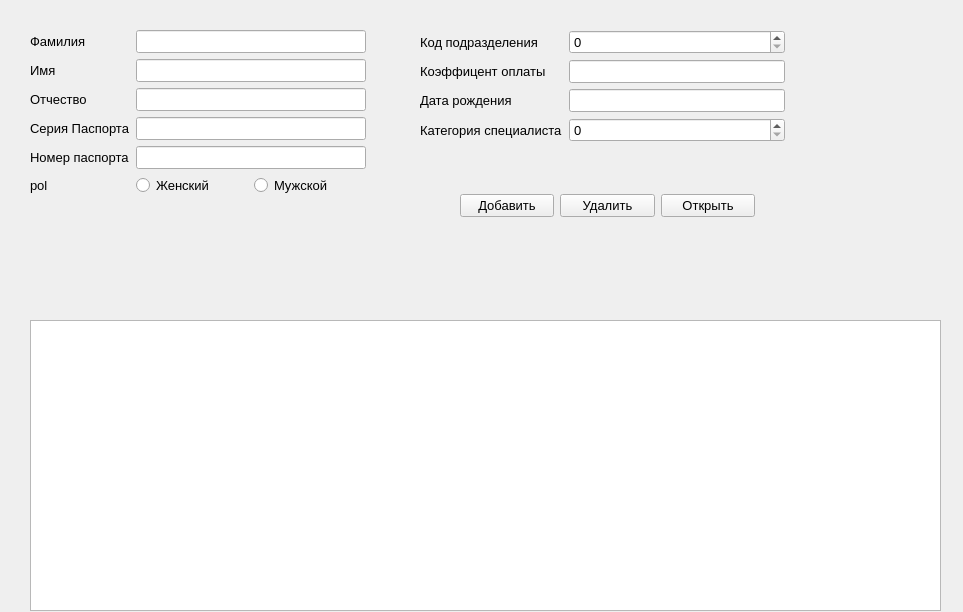
<?xml version="1.0" encoding="UTF-8"?>
<ui version="4.0">
 <class>Form</class>
 <widget class="QWidget" name="Form">
  <property name="geometry">
   <rect>
    <x>0</x>
    <y>0</y>
    <width>963</width>
    <height>612</height>
   </rect>
  </property>
  <property name="font">
   <font>
    <pointsize>10</pointsize>
   </font>
  </property>
  <property name="windowTitle">
   <string>sotrudnik</string>
  </property>
  <widget class="QWidget" name="layoutWidget">
   <property name="geometry">
    <rect>
     <x>460</x>
     <y>190</y>
     <width>295</width>
     <height>32</height>
    </rect>
   </property>
   <layout class="QHBoxLayout" name="horizontalLayout_2">
    <item>
     <widget class="QPushButton" name="pushButton_2">
      <property name="text">
       <string>Добавить</string>
      </property>
     </widget>
    </item>
    <item>
     <widget class="QPushButton" name="pushButton_3">
      <property name="text">
       <string>Удалить</string>
      </property>
     </widget>
    </item>
    <item>
     <widget class="QPushButton" name="pushButton">
      <property name="text">
       <string>Открыть</string>
      </property>
     </widget>
    </item>
   </layout>
  </widget>
  <widget class="QTableWidget" name="tableWidget">
   <property name="geometry">
    <rect>
     <x>30</x>
     <y>320</y>
     <width>911</width>
     <height>291</height>
    </rect>
   </property>
  </widget>
  <widget class="QWidget" name="">
   <property name="geometry">
    <rect>
     <x>30</x>
     <y>30</y>
     <width>336</width>
     <height>371</height>
    </rect>
   </property>
   <layout class="QFormLayout" name="formLayout">
    <item row="1" column="0">
     <widget class="QLabel" name="label">
      <property name="text">
       <string>Фамилия</string>
      </property>
     </widget>
    </item>
    <item row="1" column="1">
     <widget class="QLineEdit" name="leFamilia"/>
    </item>
    <item row="2" column="0">
     <widget class="QLabel" name="label_2">
      <property name="text">
       <string>Имя</string>
      </property>
     </widget>
    </item>
    <item row="2" column="1">
     <widget class="QLineEdit" name="leImia"/>
    </item>
    <item row="3" column="1">
     <widget class="QLineEdit" name="LeOtchestvo"/>
    </item>
    <item row="4" column="1">
     <widget class="QLineEdit" name="LeSeria"/>
    </item>
    <item row="5" column="1">
     <widget class="QLineEdit" name="leNomerPass"/>
    </item>
    <item row="6" column="1">
     <layout class="QHBoxLayout" name="horizontalLayout">
      <item>
       <widget class="QRadioButton" name="rbFemale">
        <property name="text">
         <string>Женский</string>
        </property>
       </widget>
      </item>
      <item>
       <widget class="QRadioButton" name="rbMale">
        <property name="text">
         <string>Мужской</string>
        </property>
       </widget>
      </item>
     </layout>
    </item>
    <item row="3" column="0">
     <widget class="QLabel" name="label_4">
      <property name="text">
       <string>Отчество</string>
      </property>
     </widget>
    </item>
    <item row="4" column="0">
     <widget class="QLabel" name="label_5">
      <property name="text">
       <string>Серия Паспорта</string>
      </property>
     </widget>
    </item>
    <item row="5" column="0">
     <widget class="QLabel" name="label_6">
      <property name="text">
       <string>Номер паспорта</string>
      </property>
     </widget>
    </item>
    <item row="6" column="0">
     <widget class="QLabel" name="label_9">
      <property name="text">
       <string>pol</string>
      </property>
     </widget>
    </item>
   </layout>
  </widget>
  <widget class="QWidget" name="">
   <property name="geometry">
    <rect>
     <x>420</x>
     <y>30</y>
     <width>365</width>
     <height>131</height>
    </rect>
   </property>
   <layout class="QFormLayout" name="formLayout_2">
    <item row="0" column="0">
     <widget class="QLabel" name="label_7">
      <property name="text">
       <string>Код подразделения</string>
      </property>
     </widget>
    </item>
    <item row="0" column="1">
     <widget class="QSpinBox" name="spinBox"/>
    </item>
    <item row="1" column="0">
     <widget class="QLabel" name="label_8">
      <property name="text">
       <string>Коэффицент оплаты</string>
      </property>
     </widget>
    </item>
    <item row="1" column="1">
     <widget class="QLineEdit" name="leLeKoefOpl"/>
    </item>
    <item row="2" column="0">
     <widget class="QLabel" name="label_11">
      <property name="text">
       <string>Дата рождения</string>
      </property>
     </widget>
    </item>
    <item row="2" column="1">
     <widget class="QLineEdit" name="leDataRozch"/>
    </item>
    <item row="3" column="0">
     <widget class="QLabel" name="label_10">
      <property name="text">
       <string>Категория специалиста</string>
      </property>
     </widget>
    </item>
    <item row="3" column="1">
     <widget class="QSpinBox" name="spinBox_2"/>
    </item>
   </layout>
  </widget>
  <zorder>label</zorder>
  <zorder>label_2</zorder>
  <zorder>label_4</zorder>
  <zorder>label_5</zorder>
  <zorder>label_6</zorder>
  <zorder>label_7</zorder>
  <zorder>label_8</zorder>
  <zorder>label_9</zorder>
  <zorder>label_10</zorder>
  <zorder>label_11</zorder>
  <zorder>layoutWidget</zorder>
  <zorder>leFamilia</zorder>
  <zorder>leImia</zorder>
  <zorder>LeOtchestvo</zorder>
  <zorder>leNomerPass</zorder>
  <zorder>leLeKoefOpl</zorder>
  <zorder>layoutWidget_2</zorder>
  <zorder>leDataRozch</zorder>
  <zorder>LeSeria</zorder>
  <zorder>spinBox</zorder>
  <zorder>spinBox_2</zorder>
  <zorder>tableWidget</zorder>
 </widget>
 <resources/>
 <connections/>
</ui>
